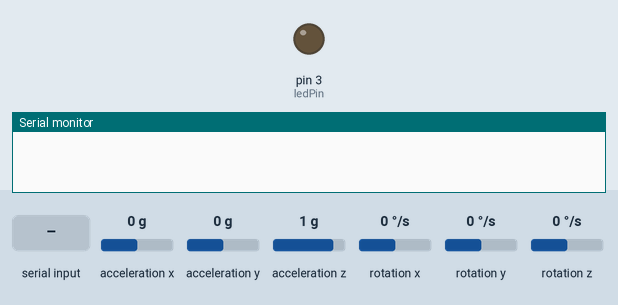
The sketch below on a simulated Arduino Uno, built with avr-gcc and run on an emulated ATmega328P. Shown: output pins drawn as LEDs (lit = HIGH), the last lines printed to the serial monitor. The inputs (shaded band) are chosen by the test bench; at power-on: acceleration x 0 g, acceleration y 0 g, acceleration z 1 g, rotation x 0 °/s, rotation y 0 °/s, rotation z 0 °/s.

Above: at 1.2 s.
1.3 s: "2" received over Serial
At 1.7 s:
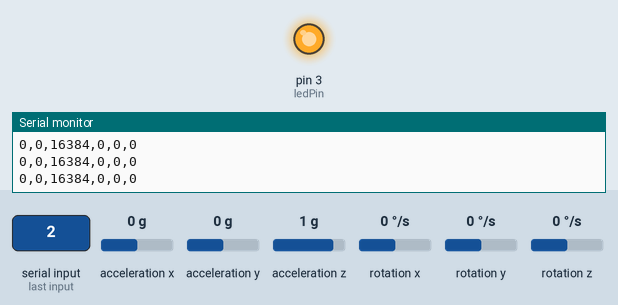
Timing chart, 0 to 4.3 s (numbered marks = the images above; inputs shaded):
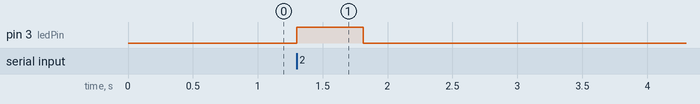

Measured:
- after the input at 1.3 s, pin 3 (ledPin): LOW → HIGH at once, → LOW 0.51 s later

The sketch:

imu_bluetooth.ino
```cpp
#include "Wire.h" // this line must go before everything else
#include "I2Cdev.h"
#include "MPU6050_6Axis_MotionApps20.h"

// Set up MPU6050 variables
MPU6050 accelgyro;
int16_t ax,ay,az, gx, gy, gz;

// Set up state variables
int16_t state = 0;
int16_t ledPin = 3;
unsigned long ledOnDuration = 500;
unsigned long ledStartTime = 0;

void setup() {
  // setup IMU
  Wire.begin();
  accelgyro.initialize();
  accelgyro.setXGyroOffset(77);
  accelgyro.setYGyroOffset(34);
  accelgyro.setZGyroOffset(-24);
  accelgyro.setXAccelOffset(-2390);
  accelgyro.setYAccelOffset(-482);
  accelgyro.setZAccelOffset(1188);

  // setup LED
  pinMode(ledPin, OUTPUT);
  // setup serial communication
  Serial.begin(115200);
}

void loop() {
  // Get state
  // 1 = start streaming and rep not detected
  // 2 = start streaming and rep detected
  if(Serial.available())
  {
      state = Serial.read();
  }

  // Rep detected
  if(state == 50){
    ledStartTime = millis();
    digitalWrite(ledPin, HIGH);
    state = 49;
  }
  if(millis() - ledStartTime >= ledOnDuration){
    digitalWrite(ledPin, LOW);
  }

  // Stream IMU data
  if(state == 49){
    // Read data
    accelgyro.getMotion6(&ax, &ay, &az, &gx, &gy, &gz);

    // Print data to serial
    // Format: ax, ay, az, gx, gy, gz
    delay(10);
    Serial.println("");
    Serial.print(ax);
    Serial.print(",");
    Serial.print(ay);
    Serial.print(",");
    Serial.print(az);
    Serial.print(",");
    Serial.print(gx);
    Serial.print(",");
    Serial.print(gy);
    Serial.print(",");
    Serial.print(gz);
  }
}
```
